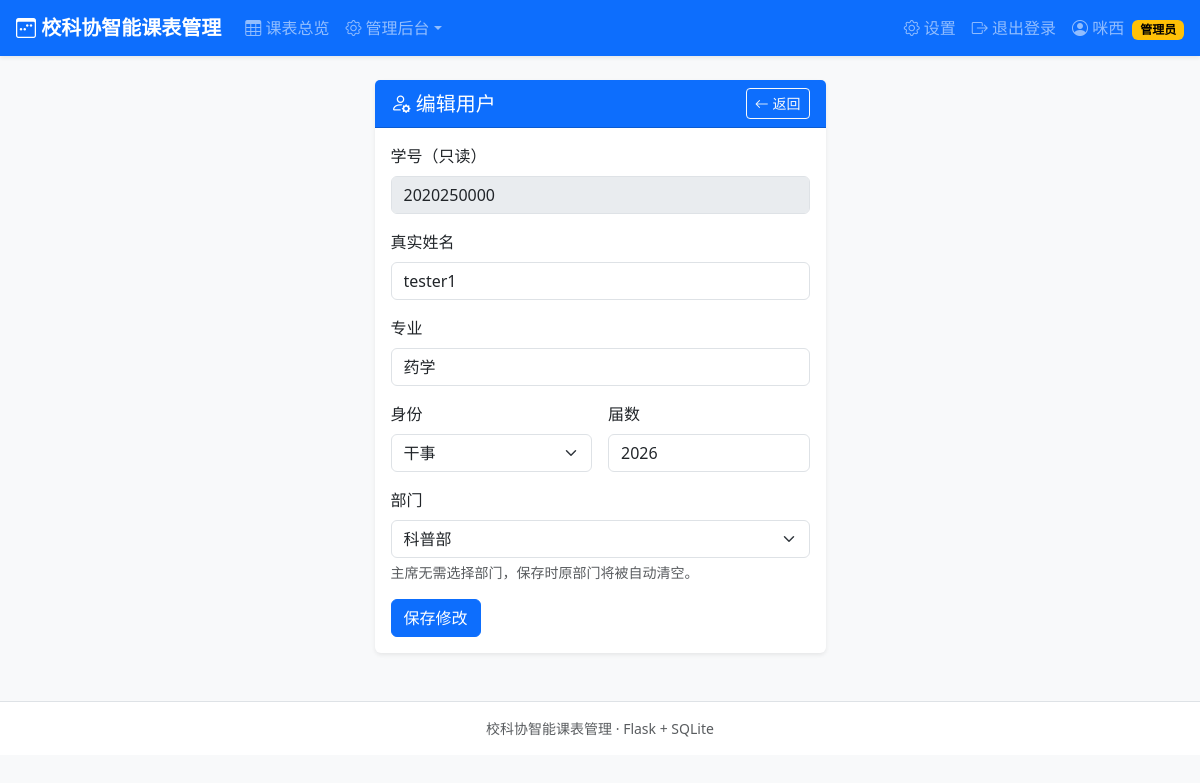
The app's page /admin/users/4/edit (signed in) with its own data.
### tables this page shows
CREATE TABLE users (
        id            INTEGER PRIMARY KEY AUTOINCREMENT,
        student_id    TEXT NOT NULL UNIQUE,
        password_hash TEXT NOT NULL,
        name          TEXT NOT NULL,
        identity      TEXT NOT NULL,               -- 主席/部长/干事
        department    TEXT,                        -- 主席可以为空
        cohort        INTEGER NOT NULL,            -- 届数，如 2026
        role          TEXT NOT NULL DEFAULT 'member',  -- admin/member
        created_at    TEXT NOT NULL
    , major TEXT NOT NULL DEFAULT '');

### app.py (the view, shortened to what this page needs)
@app.route("/admin/users/<int:uid>/edit", methods=["GET", "POST"])
@admin_required
def admin_user_edit(uid):
    user = query_one("SELECT * FROM users WHERE id = ?", (uid,))
    if user is None:
        abort(404)
    return render_template("admin/user_edit.html", user=user,
                           IDENTITIES=IDENTITIES, DEPARTMENTS=DEPARTMENTS)

### app.py (called while the page is built)
def get_db():
    if "db" not in g:
        conn = sqlite3.connect(DB_PATH)
        conn.row_factory = sqlite3.Row
        conn.execute("PRAGMA foreign_keys = ON")
        g.db = conn
    return g.db

def query_one(sql, args=()):
    return get_db().execute(sql, args).fetchone()

def login_required(view):
    @wraps(view)
    def wrapped(*args, **kwargs):
        if session.get("user_id") is None:
            flash("请先登录", "warning")
            return redirect(url_for("login", next=request.full_path if request.query_string else url_for("index")))
        return view(*args, **kwargs)
    return wrapped

def admin_required(view):
    @wraps(view)
    @login_required
    def wrapped(*args, **kwargs):
        user = get_current_user()
        if user is None or user["role"] != "admin":
            flash("需要管理员权限", "danger")
            return redirect(url_for("index"))
        return view(*args, **kwargs)
    return wrapped

def get_current_user():
    uid = session.get("user_id")
    if uid is None:
        return None
    return query_one("SELECT * FROM users WHERE id = ?", (uid,))

### templates/admin/user_edit.html (shortened to what this page needs)
{% extends "base.html" %}
{% block content %}
<div class="row justify-content-center">
  <div class="col-lg-5 col-md-7">
    <div class="card shadow-sm">
      <div class="card-header bg-primary text-white d-flex justify-content-between align-items-center">
        <h5 class="mb-0"><i class="bi bi-person-gear"></i> 编辑用户</h5>
        <a class="btn btn-sm btn-outline-light" href="{{ url_for('admin_users') }}"><i class="bi bi-arrow-left"></i> 返回</a>
      </div>
      <div class="card-body">
        <form method="post">
          <div class="mb-3">
            <label class="form-label">学号（只读）</label>
            <input class="form-control" value="{{ user.student_id }}" disabled>
          </div>
          <div class="mb-3">
            <label class="form-label">真实姓名</label>
            <input class="form-control" name="name" value="{{ user.name }}" required>
          </div>
          <div class="mb-3">
            <label class="form-label">专业</label>
            <input class="form-control" name="major" value="{{ user.major or '' }}" required>
          </div>
          <div class="row g-3">
            <div class="col-6">
              <label class="form-label">身份</label>
              <select class="form-select" name="identity" id="identitySel">
                {% for it in IDENTITIES %}
                <option value="{{ it }}" {% if user.identity == it %}selected{% endif %}>{{ it }}</option>
                {% endfor %}
              </select>
            </div>
            <div class="col-6">
              <label class="form-label">届数</label>
              <input class="form-control" type="number" name="cohort" value="{{ user.cohort }}" min="2000" required>
            </div>
          </div>
          <div class="mb-3 mt-3">
            <label class="form-label">部门</label>
            <select class="form-select" name="department" id="departmentSel">
              {% for d in DEPARTMENTS %}
              <option value="{{ d }}" {% if user.department == d %}selected{% endif %}>{{ d }}</option>
              {% endfor %}
            </select>
            <div class="form-text">主席无需选择部门，保存时原部门将被自动清空。</div>
          </div>
          <button class="btn btn-primary" type="submit">保存修改</button>
        </form>
      </div>
    </div>
  </div>
</div>
{% endblock %}

### static/style.css (style rules this page uses)
body { background: #f4f6f9; }
.card { border: 0; }

### records on screen
users: student_id "2020250000", name "tester1", major "药学", identity "干事", cohort "2026", department "科普部"

### other values on screen
{{ session.get('name') }} "咪西"
